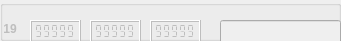
             <widget class="QGroupBox" name="markerBox_19">
              <property name="enabled">
               <bool>false</bool>
              </property>
              <property name="geometry">
               <rect>
                <x>0</x>
                <y>520</y>
                <width>341</width>
                <height>41</height>
               </rect>
              </property>
              <property name="title">
               <string notr="true"/>
              </property>
              <property name="flat">
               <bool>false</bool>
              </property>
              <widget class="QLCDNumber" name="X_19">
               <property name="geometry">
                <rect>
                 <x>30</x>
                 <y>20</y>
                 <width>51</width>
                 <height>23</height>
                </rect>
               </property>
               <property name="smallDecimalPoint">
                <bool>true</bool>
               </property>
               <property name="segmentStyle">
                <enum>QLCDNumber::Flat</enum>
               </property>
               <property name="value" stdset="0">
                <double>99999.000000000000000</double>
               </property>
              </widget>
              <widget class="QLCDNumber" name="Y_19">
               <property name="geometry">
                <rect>
                 <x>90</x>
                 <y>20</y>
                 <width>51</width>
                 <height>23</height>
                </rect>
               </property>
               <property name="smallDecimalPoint">
                <bool>true</bool>
               </property>
               <property name="segmentStyle">
                <enum>QLCDNumber::Flat</enum>
               </property>
               <property name="value" stdset="0">
                <double>99999.000000000000000</double>
               </property>
              </widget>
              <widget class="QLCDNumber" name="Z_19">
               <property name="geometry">
                <rect>
                 <x>150</x>
                 <y>20</y>
                 <width>51</width>
                 <height>23</height>
                </rect>
               </property>
               <property name="smallDecimalPoint">
                <bool>true</bool>
               </property>
               <property name="segmentStyle">
                <enum>QLCDNumber::Flat</enum>
               </property>
               <property name="value" stdset="0">
                <double>99999.000000000000000</double>
               </property>
              </widget>
              <widget class="QLineEdit" name="name_19">
               <property name="geometry">
                <rect>
                 <x>220</x>
                 <y>20</y>
                 <width>121</width>
                 <height>25</height>
                </rect>
               </property>
               <property name="sizePolicy">
                <sizepolicy hsizetype="Expanding" vsizetype="Fixed">
                 <horstretch>0</horstretch>
                 <verstretch>0</verstretch>
                </sizepolicy>
               </property>
              </widget>
              <widget class="QLabel" name="srn_19">
               <property name="enabled">
                <bool>false</bool>
               </property>
               <property name="geometry">
                <rect>
                 <x>0</x>
                 <y>20</y>
                 <width>21</width>
                 <height>17</height>
                </rect>
               </property>
               <property name="font">
                <font>
                 <weight>75</weight>
                 <bold>true</bold>
                </font>
               </property>
               <property name="text">
                <string> 19</string>
               </property>
              </widget>
             </widget>
